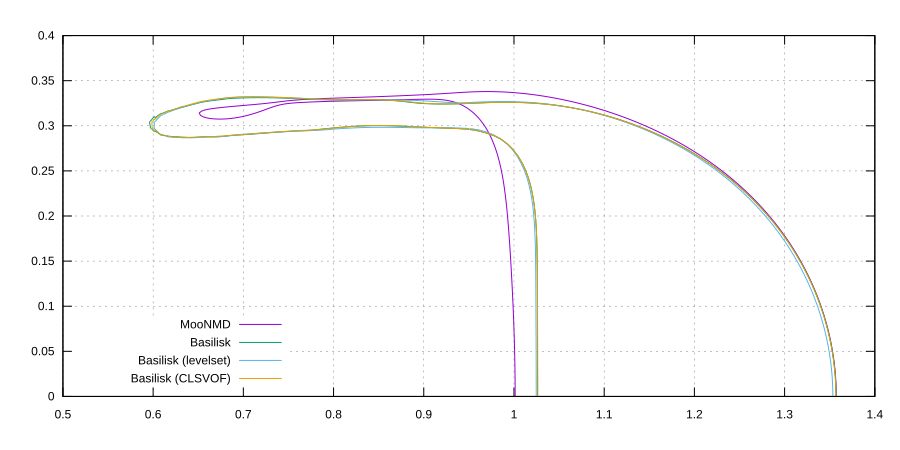

Recreate this plot in gnuplot.
set terminal svg enhanced size 900,450
set output 'rising_case2_shape.svg'
set size ratio -1
set grid
set key bottom left
plot [][0:0.4]'../../basilisk/src/test/c2g3l4s.txt' u 2:($1-0.5) w l t 'MooNMD', \
              '../rising_official_20260709/rising2/log' u 1:2 w l t 'Basilisk', \
              '../rising_official_20260709/rising2-levelset/log' u 1:2 w l t 'Basilisk (levelset)', \
              '../rising_official_20260709/rising2-clsvof/log' u 1:2 w l t 'Basilisk (CLSVOF)'
